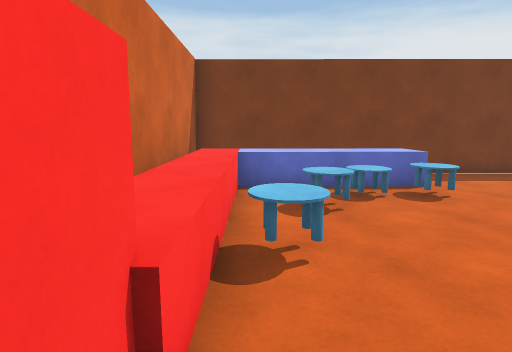
[1] (above)

21 first-person views from a walk through a 3-D level made in the Unity game engine. The camera is 1.5 m above the floor, tilts 8° down and sees 75° across. The floor is counted in squares, 1 m on a side. Each view is taken from the middle of a square. On the plan, view 1 faces up. The plan holds only what a view shows up to about 15 squares ahead; the rest is blank. The place goes on beyond the plan. The player is left out. Surface patterns are stand-ins for the level's own textures.

[2]
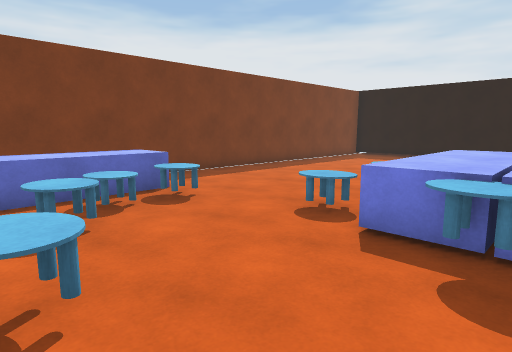

[3]
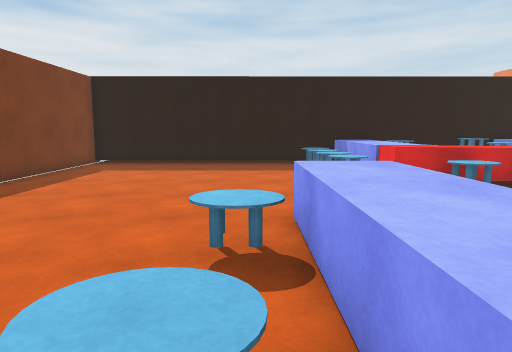

[4]
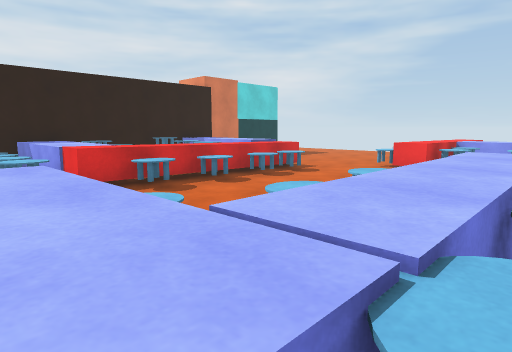

[5]
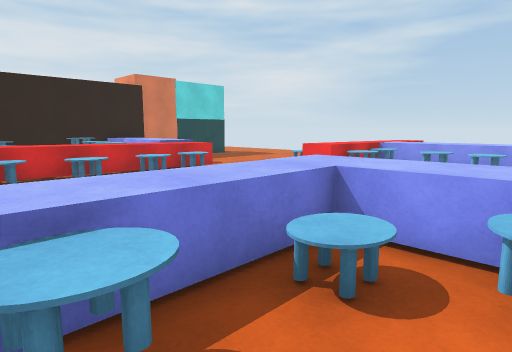

[6]
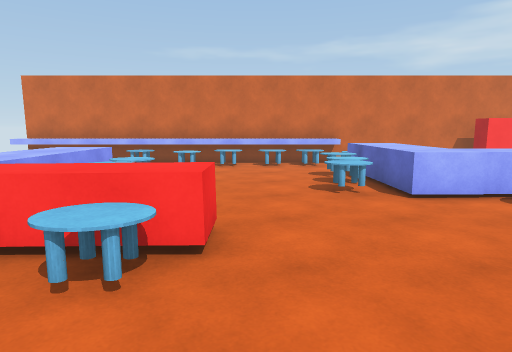

[7]
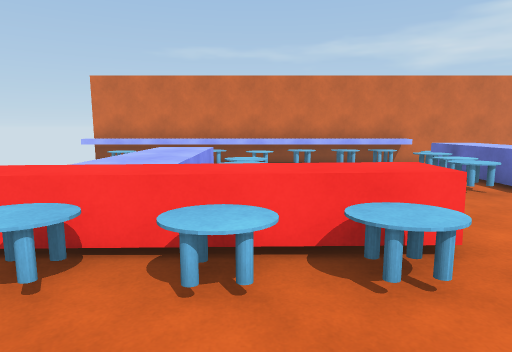

[8]
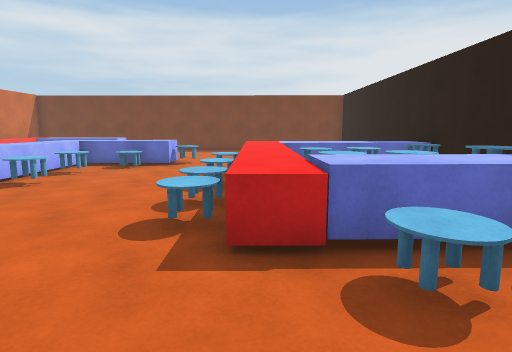

[9]
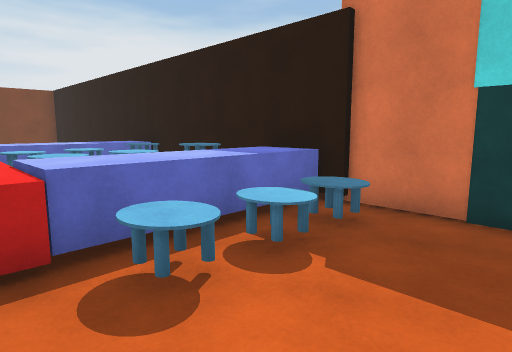

[10]
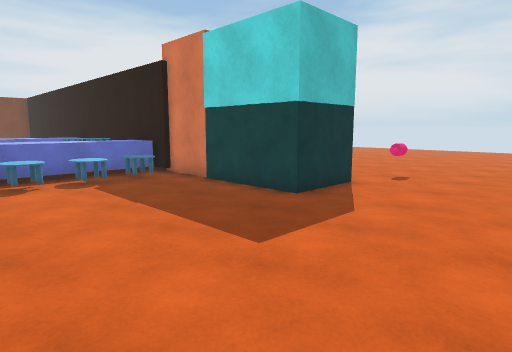

[11]
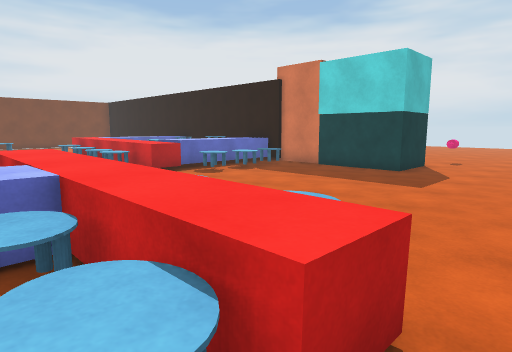

[12]
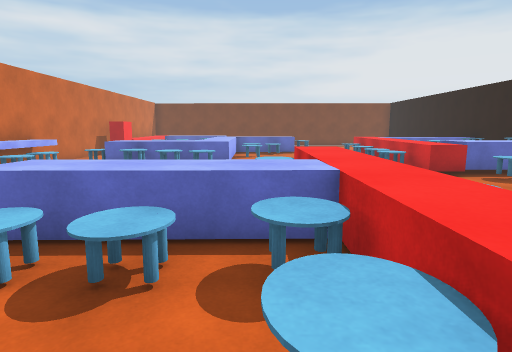

[13]
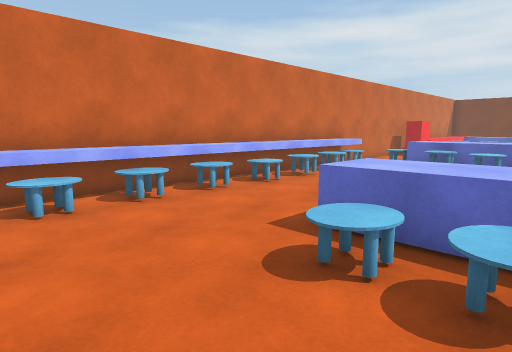

[14]
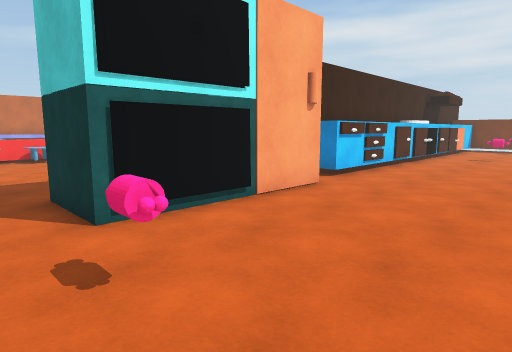

[15]
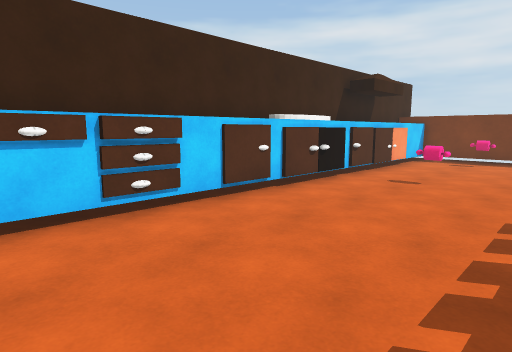

[16]
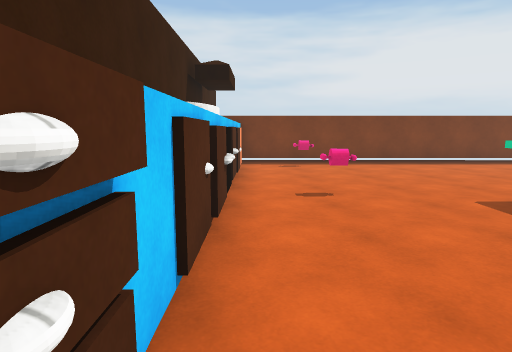

[17]
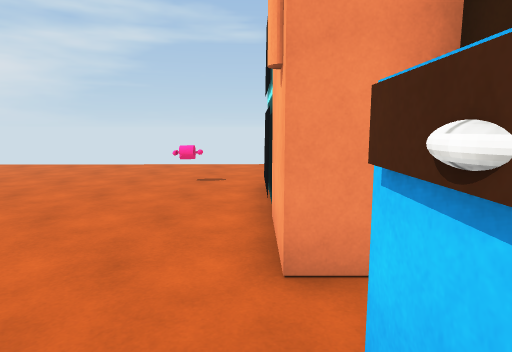

[18]
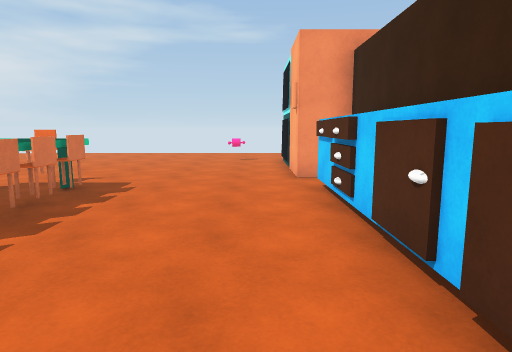

[19]
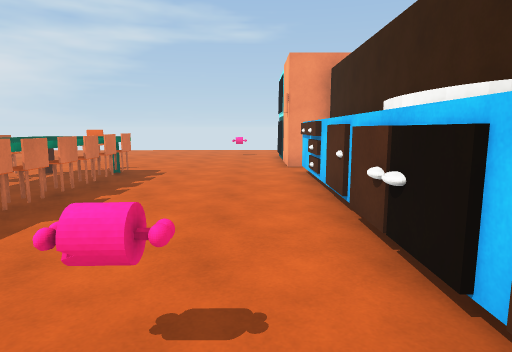

[20]
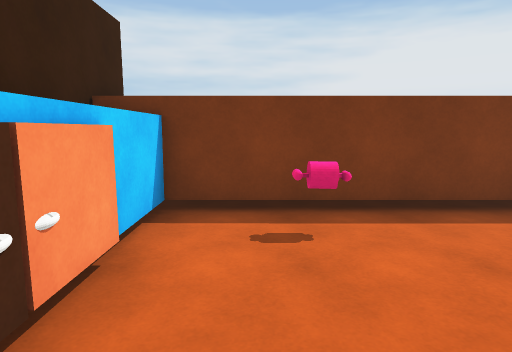

[21]
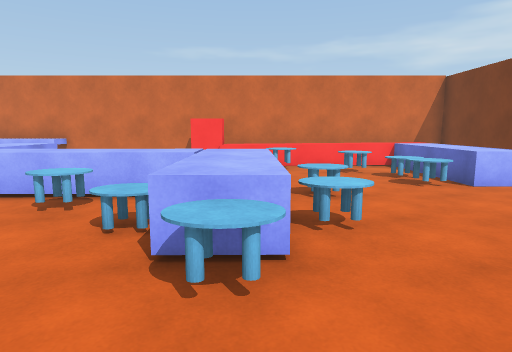

### Floor plan
Key: @ floor where view 1 was taken; # wall or solid block; . floor; = window, fence, low wall or low ledge; ^ raised ledge; O other object.
Columns run from 2 left of view 1 to 27 right of it. Each row starts with its distance up from view 1.
 11 ######################
 10 #^^^^^^..............# #######
  9 #^^^^^^..............# #..O...
  8 #^..^^^..............# #......
  7 #^.^^^^..............# #......
  6 #^.^^................# #......
  5 #^.....^^.^..........# #......
  4 #^^^...^^.^..........# #......
  3 #^.....^^^^^^........# #..O...
  2 #^....^^^^^^^.  ^^^^^# #......
  1 ##. ..^^^ ^... =^^^^^# #......
  0 ##@ ..^^^^...  ^^^^^^# #.....#
 -1 #    .^^^^....^^^^^^^# #.....#
 -2 #   ..^^^.....^^^^^=^###.....#
 -3 #   ^^^^^^....^^^    ###......
 -4 #  ^^^^^^.....^^^    ###.....#
 -5 # ^^^^^^^.....^^^^^=^###.....#
 -6 ^^=^^^^^#.....^^^   ^###.....#
 -7 ^^..^.^^......^^^^^^^###......
 -8 ^^=............^^^^^^###......
 -9 ^^..............^^^^^# ##.....
-10 ^^^......^^^^.......=#  #.....
-11 ^^..     ^^^^. ......#  #.....
-12 ^^=.  ^^^^^^^. ......#  #.....
-13 ^^....^^^^^^^........#  #.....
-14 ^^=..^^^^^^^^........####.....
-15 ^^....^^^^^^^  ...........O...
-16 ^^=...^^^^^^^  ...............
-17 ^^.......^^^^.................
-18 ^^=..... ^^^..................
-19 ^^  ... .. ... . ...    ......

Positions as (right, up) in squares from view 1, and headings:
1: (0, 0), facing up
2: (0, 1), facing up-right
3: (4, 4), facing right
4: (4, 3), facing down-right
5: (2, 0), facing down-right
6: (13, -9), facing left
7: (13, -12), facing left
8: (13, -12), facing up
9: (13, -12), facing up-right
10: (13, -19), facing up-right
11: (7, -19), facing up-right
12: (7, -19), facing up
13: (6, -19), facing up-left
14: (27, -16), facing up-left
15: (27, -7), facing up-left
16: (22, -5), facing up
17: (22, -5), facing down
18: (23, 2), facing down
19: (23, 5), facing down
20: (23, 4), facing up
21: (13, 3), facing left
